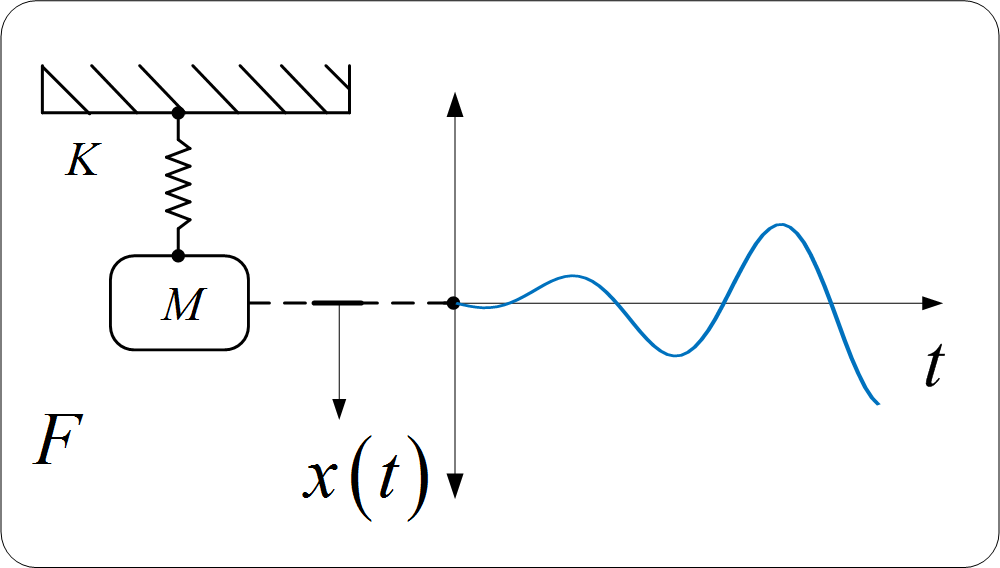
#> input picture Projetcs/01_Definition_Strategie_Apprentissage/diaporama/Figures/vib/Mass_Spring-0.png, 1000 x 568 px; its folder holds 4 pictures in this run
$ python in_BW.py
#> lines starting #> are read from the running program, lines starting #| are printed output that depends on the picture
#!/usr/bin/env python3
# -*- coding: utf-8 -*-
# %%
import cv2 as cv ;
import matplotlib.pyplot as plt ;
import os ;
os.system('clear') ;
###


# %%
filename = 'Mass_Spring-{:}.png' ;
filename_out = 'Mass_Spring_dark-{:}.png' ;

for i in range(20):
    I = plt.imread( filename.format( i ) ).copy() ;
#> I is the input picture: shape (568, 1000, 4) float32; mean R, G, B, A 0.973, 0.975, 0.976, 1
    I[:,:,:3] *= 255. ;
    shape = I.shape ;
#> shape = (568, 1000, 4)
    # [7 lines of commented-out code are left out]
    I[:,:,:3] = I.max() - I[:,:,:3] ;


    # plt.imshow( I )
    # plt.axis('off')

    # display( I[:10,:10] )

    cv.imwrite( filename_out.format(i), I[:,:,:3] ) ;
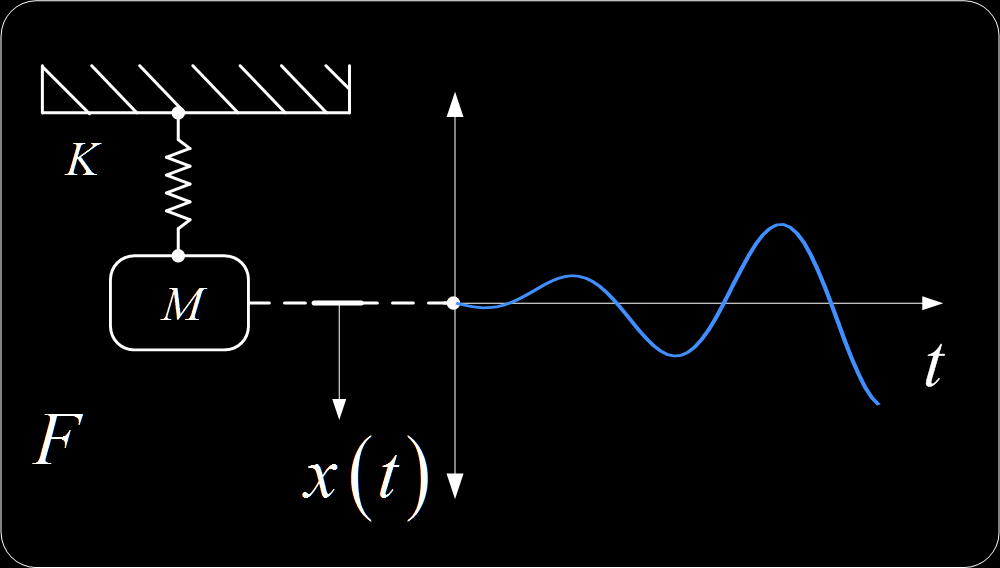
#> saved as Mass_Spring_dark-0.png: shape (568, 1000, 3); mean B, G, R 6.9, 6.4, 6.1
    continue ;
#> pass 2 of the loop `for i in range(20):`:
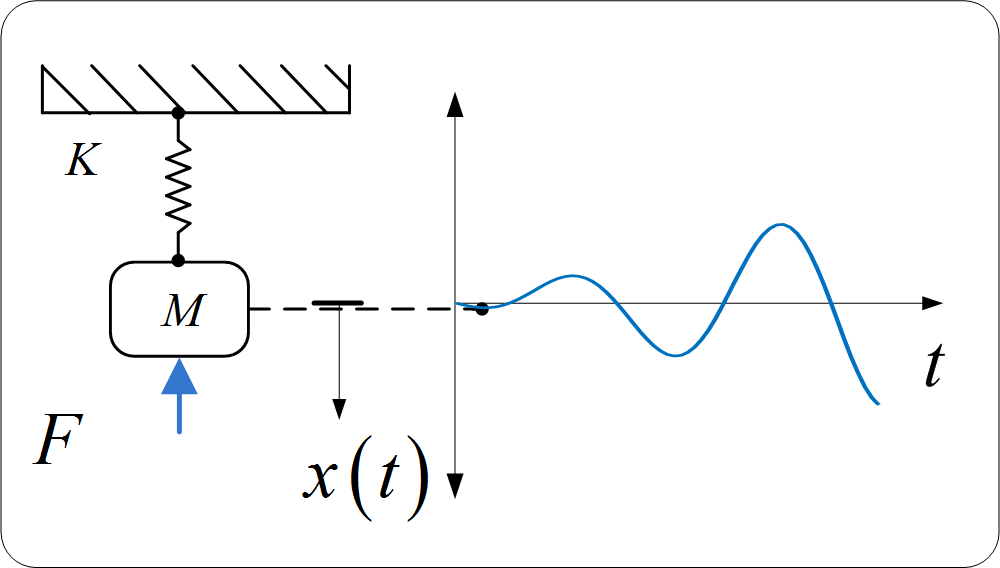
#> input picture Projetcs/01_Definition_Strategie_Apprentissage/diaporama/Figures/vib/Mass_Spring-1.png, 1000 x 568 px
#> I is the input picture: shape (568, 1000, 4) float32; mean R, G, B, A 0.972, 0.974, 0.976, 1
#> `cv.imwrite( filename_out.format(i), I[:,:,:3] ) ;`:
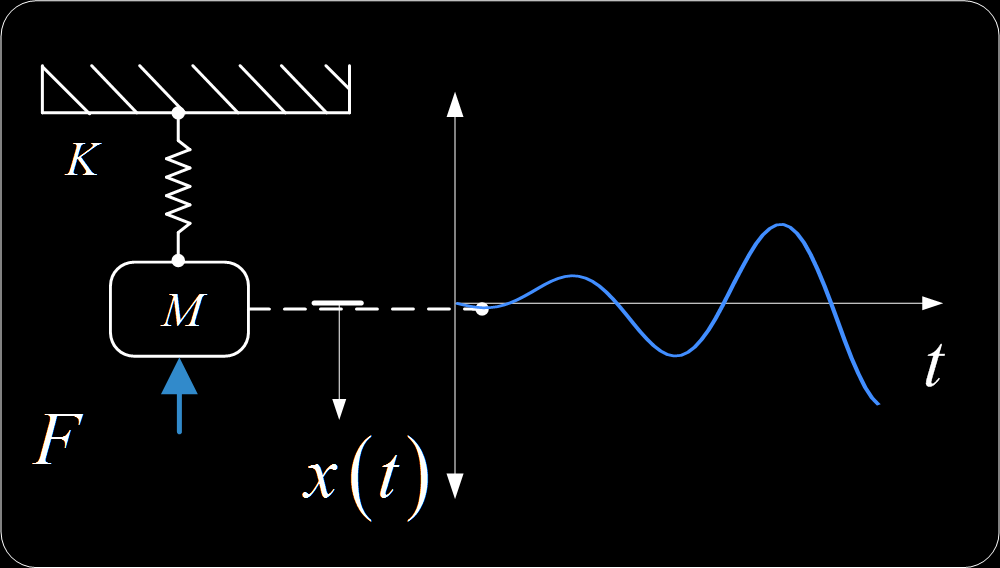
#> saved as Mass_Spring_dark-1.png: shape (568, 1000, 3); mean B, G, R 7.3, 6.7, 6.2
#> (the run stopped early here; a loop or call above may not have finished)
